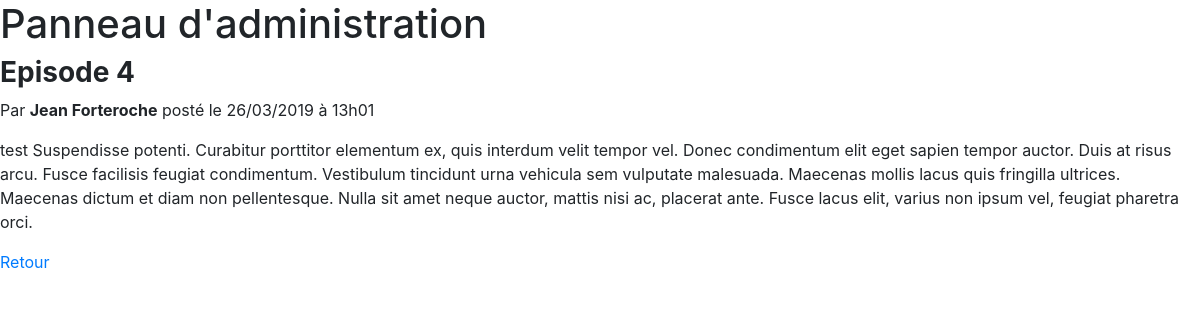
/index.php?action=viewPost&postId=7 (signed in), run on the app's committed database.
### tables this page shows
CREATE TABLE IF NOT EXISTS `posts` (
  `id` int(11) NOT NULL AUTO_INCREMENT,
  `title` varchar(255) NOT NULL,
  `content` text NOT NULL,
  `post_date` datetime NOT NULL,
  PRIMARY KEY (`id`)
);

### model/PostsManager.php (called while the page is built, shortened)
<?php
class PostsManager extends Manager
{
    public function getPost($postId) {
        $db = $this->dbConnect();
        $q = $db->prepare
        ('SELECT id, title, content, DATE_FORMAT(post_date, \'%d/%m/%Y à %Hh%i\') AS post_date_fr FROM posts WHERE id = ?');
        $q->execute(array($postId));
        $post = $q->fetch();
        return $post;
    }
}

### view/adminPostView.php (the view, shortened to what this page needs)
<h1>Panneau d'administration</h1>
<div>
    <h3>
        <strong>
            <?= $post['title'] ?></strong>
    </h3>
    <p>Par
        <strong>Jean Forteroche</strong> posté le
        <?= $post['post_date_fr'] ?>
    </p>
    <p>
        <?= $post['content'] ?>
    </p>
    <p><a href="index.php?action=adminPanel">Retour</a></p>
</div>
<?php
require 'template.php';?>

### data on the page
posts: title "Episode 4", content "test Suspendisse potenti. Curabitur porttitor elementum ex, quis interdum velit tempor vel. Donec condimentum elit eget sapien tempor auctor. Duis at risus arcu. Fusce facilisis feugiat condimentum. Vestibulum tincidunt urna vehicula sem vulputate malesuada. Maecenas mollis lacus quis fringilla ultrices. Maecenas dictum et diam non pellentesque. Nulla sit amet neque auctor, mattis nisi ac, placerat ante. Fusce lacus elit, varius non ipsum vel, feugiat pharetra orci."

### other printed values
$post['post_date_fr'] "26/03/2019 à 13h01"
